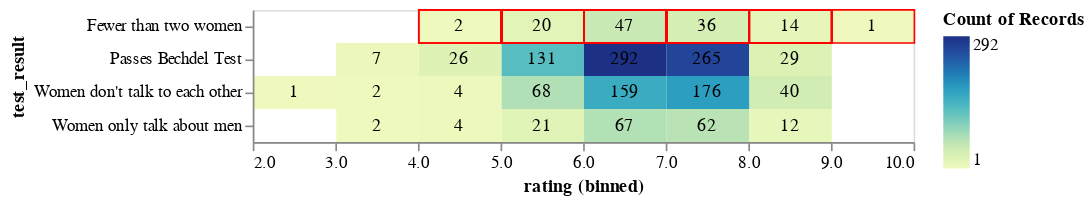

The notebook cell this image was saved under:
### Markdown cell above
### Replicate Vis 2 
Hint: 


*   When you pass the heatmap to your text chart, you are passing all of the heatmap's encoding settings as well, which include the color setting. 
*   How do you translate "at least one movie with rating > 9 " into code?

### Code cell
chart = alt.Chart(movies_test).mark_rect().transform_filter(
     alt.FieldOneOfPredicate(field='test_result', oneOf=["Passes Bechdel Test","Women only talk about men","Women don\'t talk to each other","Fewer than two women"]) ).encode(
    alt.X('rating:Q', bin = alt.Bin(maxbins = 8)),
    alt.Y('test_result:N'),
    alt.Color(
      "count(rating):Q", 
      scale = alt.Scale(scheme = "yellowgreenblue"))
    )
chart1 = alt.Chart(movies_test).mark_rect(color='red',filled=False).transform_filter(
     alt.FieldOneOfPredicate(field='test_result', oneOf=["Fewer than two women"]) ).encode(
    alt.X('rating:Q', bin = alt.Bin(maxbins = 8)),
    alt.Y('test_result:N')
    )
text = chart.mark_text(baseline='middle').encode(
    text='count(movies):Q',
    color=alt.condition(
        alt.datum.rating>9,
        alt.value("black"),
        alt.value("black")
    )
)
chart+chart1+text

### Figure 1 — Vega-Lite specification as saved in the notebook (floating-point values rounded to 4 significant figures; data arrays with more than 128 entries replaced by an {"elided": "..."} marker saying what was removed)
{"config": {"view": {"continuousWidth": 400, "continuousHeight": 300}}, "layer": [{"mark": "rect", "encoding": {"color": {"type": "quantitative", "aggregate": "count", "field": "rating", "scale": {"scheme": "yellowgreenblue"}}, "x": {"type": "quantitative", "bin": {"maxbins": 8}, "field": "rating"}, "y": {"type": "nominal", "field": "test_result"}}, "transform": [{"filter": {"field": "test_result", "oneOf": ["Passes Bechdel Test", "Women only talk about men", "Women don't talk to each other", "Fewer than two women"]}}]}, {"mark": {"type": "rect", "color": "red", "filled": false}, "encoding": {"x": {"type": "quantitative", "bin": {"maxbins": 8}, "field": "rating"}, "y": {"type": "nominal", "field": "test_result"}}, "transform": [{"filter": {"field": "test_result", "oneOf": ["Fewer than two women"]}}]}, {"mark": {"type": "text", "baseline": "middle"}, "encoding": {"color": {"condition": {"value": "black", "test": "(datum.rating > 9)"}, "value": "black"}, "text": {"type": "quantitative", "aggregate": "count", "field": "movies"}, "x": {"type": "quantitative", "bin": {"maxbins": 8}, "field": "rating"}, "y": {"type": "nominal", "field": "test_result"}}, "transform": [{"filter": {"field": "test_result", "oneOf": ["Passes Bechdel Test", "Women only talk about men", "Women don't talk to each other", "Fewer than two women"]}}]}], "data": {"name": "data-7ce0019dfdaccd02054583034abeead1"}, "$schema": "https://vega.github.io/schema/vega-lite/v4.0.2.json", "datasets": {"data-7ce0019dfdaccd02054583034abeead1": {"elided": "1615 records"}}}
